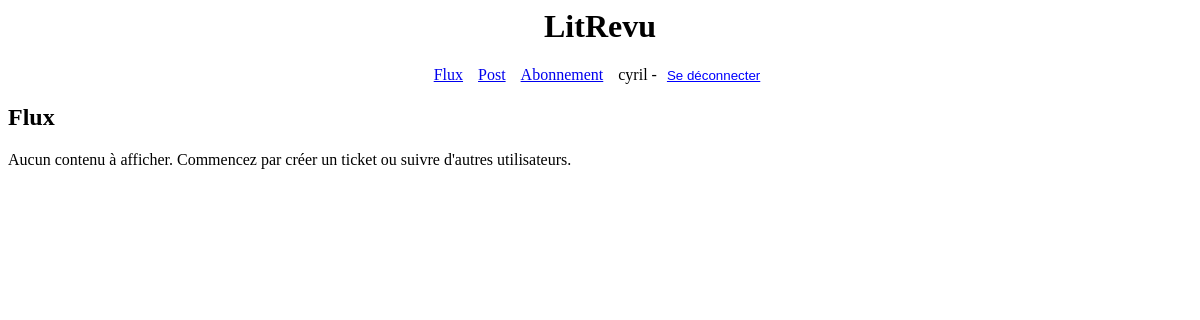
Page /flux/ (signed in) on the earlier database version.
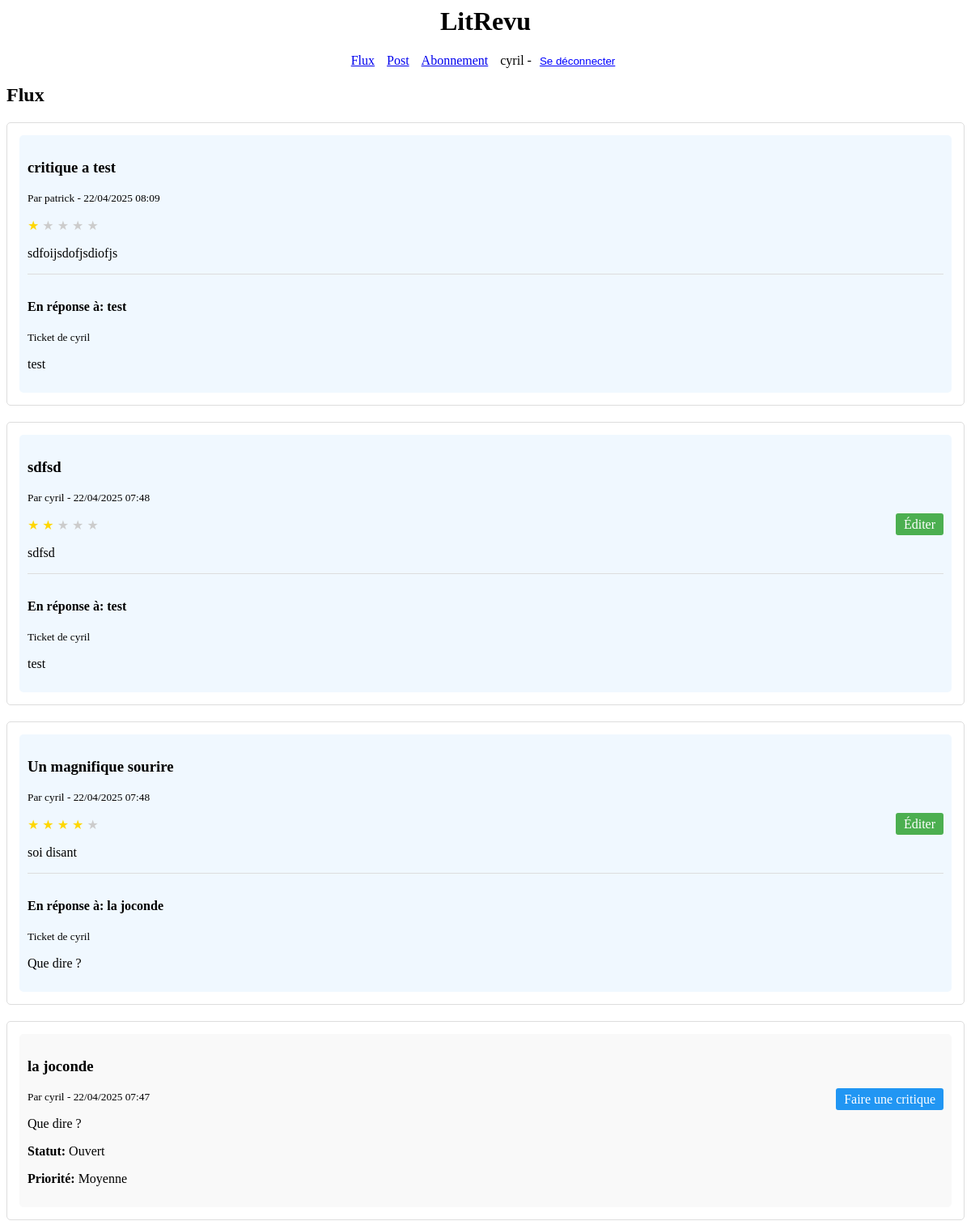
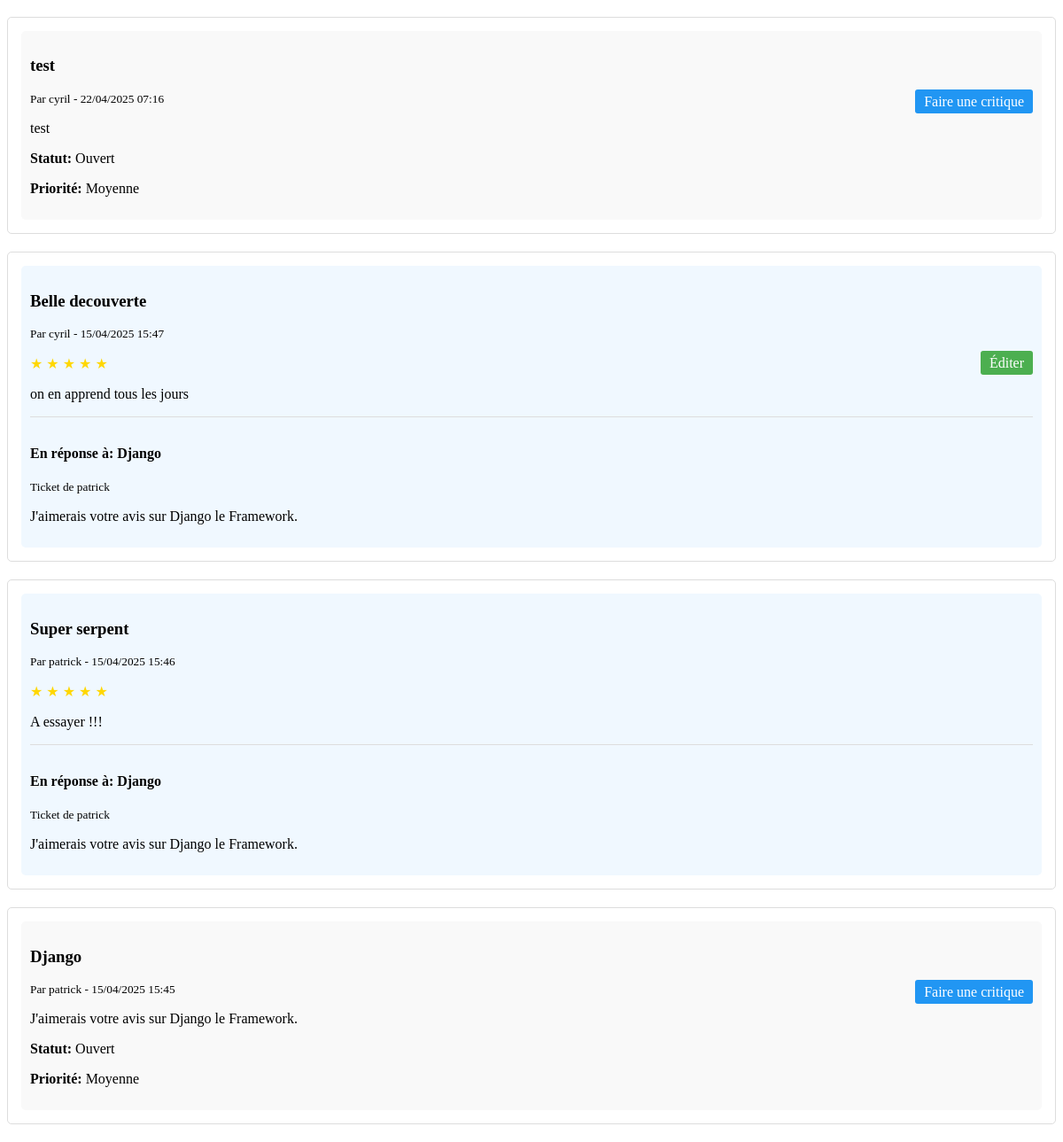
Same page on the later database version (2 pictures, top to bottom).
### app/models.py (models this page shows)
class Review(models.Model):
    ticket = models.ForeignKey(to=Ticket, on_delete=models.CASCADE)
    rating = models.PositiveSmallIntegerField(
        validators=[MinValueValidator(0), MaxValueValidator(5)])
    headline = models.CharField(max_length=128)
    body = models.TextField(max_length=2048, blank=True)
    user = models.ForeignKey(
        to=settings.AUTH_USER_MODEL, on_delete=models.CASCADE)
    time_created = models.DateTimeField(auto_now_add=True)
    is_approved = models.BooleanField(default=False)
    response = models.TextField(max_length=2048, blank=True, null=True)
    created_at = models.DateTimeField(auto_now_add=True)

class Ticket(models.Model):
    title = models.CharField(max_length=128)
    description = models.TextField(max_length=2048, blank=True)
    user = models.ForeignKey(
        to=settings.AUTH_USER_MODEL, on_delete=models.CASCADE)
    image = models.ImageField(null=True, blank=True)
    time_created = models.DateTimeField(auto_now_add=True)
    status = models.CharField(max_length=20, choices=[('open', 'Ouvert'), ('closed', 'Fermé')], default='open')
    priority = models.CharField(max_length=20, choices=[('low', 'Basse'), ('medium', 'Moyenne'), ('high', 'Haute')], default='medium')
    created_at = models.DateTimeField(auto_now_add=True)

### authentication/models.py (models this page shows)
class User(AbstractUser):
    CREATOR = 'CREATOR'
    SUBSCRIBER = 'SUBSCRIBER'
    ROLE_CHOICES = (
        (CREATOR, 'Créateur'),
        (SUBSCRIBER, 'Abonné'),
    )
    role = models.CharField(max_length=30, choices=ROLE_CHOICES, verbose_name='Role')
    profile_picture = models.ImageField(upload_to='profile_pictures/', blank=True, null=True, verbose_name='Photo de profil')
    presentation = models.TextField(blank=True, null=True, verbose_name='Présentation')

### app/views.py (the view)
# urls.py: path('flux/', views.flux, name='flux'),
@login_required
def flux(request):
    user = request.user
    followed_users = [relation.followed_user for relation in user.following.all()]
    users_to_display = [user] + followed_users
    tickets = Ticket.objects.filter(user__in=users_to_display).order_by('-created_at')
    reviews = Review.objects.filter(user__in=users_to_display).order_by('-created_at')
    feed_items = list(chain(tickets, reviews))
    feed_items.sort(key=lambda item: item.created_at, reverse=True)
    paginator = Paginator(feed_items, 10)
    page_number = request.GET.get('page', 1)
    page_obj = paginator.get_page(page_number)
    return render(request, 'app/flux.html', {
        'page_obj': page_obj,
        'is_paginated': paginator.num_pages > 1,
        'paginator': paginator,
    })

### app/templatetags/app_filters.py (called while the page is built)
@register.filter(name='class_name')
def class_name(value):
    return value.__class__.__name__

### app/templates/app/flux.html (shortened to what this page needs)
{% extends 'base.html' %}
{% load app_filters %}
{% block content %}
<h2>Flux</h2>
{% if not page_obj %}
    <p>Aucun contenu à afficher. Commencez par créer un ticket ou suivre d'autres utilisateurs.</p>
{% else %}
    {% for item in page_obj %}
        <div class="feed-item" style="margin-bottom: 20px; padding: 15px; border: 1px solid #ddd; border-radius: 5px;">
            {% if item|class_name == 'Ticket' %}
                <div class="ticket" style="background-color: #f9f9f9; padding: 10px; border-radius: 5px;">
                    <h3>{{ item.title }}</h3>
                    <p><small>Par {{ item.user.username }} - {{ item.created_at|date:"d/m/Y H:i" }}</small></p>
                    <div style="float: right; margin-top: -30px;">
                        <a href="{% url 'create_review_for_ticket' ticket_id=item.id %}" class="review-button" style="padding: 5px 10px; background-color: #2196F3; color: white; text-decoration: none; border-radius: 3px;">Faire une critique</a>
                    </div>
                    {% if item.description %}
                        <p>{{ item.description }}</p>
                    {% endif %}
                    {% if item.status %}
                        <p><strong>Statut:</strong> {{ item.get_status_display }}</p>
                    {% endif %}
                    {% if item.priority %}
                        <p><strong>Priorité:</strong> {{ item.get_priority_display }}</p>
                    {% endif %}
                </div>
            {% elif item|class_name == 'Review' %}
                <div class="review" style="background-color: #f0f8ff; padding: 10px; border-radius: 5px;">
                    <h3>{{ item.headline }}</h3>
                    <p><small>Par {{ item.user.username }} - {{ item.created_at|date:"d/m/Y H:i" }}</small></p>
                    {% if item.user == request.user %}
                    <div style="float: right;">
                        <a href="/edit_review/{{ item.id }}/" class="edit-button" style="padding: 5px 10px; background-color: #4CAF50; color: white; text-decoration: none; border-radius: 3px;">Éditer</a>
                    </div>
                    {% endif %}
                    <div class="rating" style="margin-bottom: 10px;">
                        {% for i in "12345"|make_list %}
                            {% if forloop.counter <= item.rating %}
                                <span style="color: gold;">★</span>
                            {% else %}
                                <span style="color: #ccc;">★</span>
                            {% endif %}
                        {% endfor %}
                    </div>
                    {% if item.body %}
                        <p>{{ item.body }}</p>
                    {% endif %}
                    <div class="ticket-reference" style="margin-top: 15px; border-top: 1px solid #ddd; padding-top: 10px;">
                        <h4>En réponse à: {{ item.ticket.title }}</h4>
                        <p><small>Ticket de {{ item.ticket.user.username }}</small></p>
                        {% if item.ticket.description %}
                            <p>{{ item.ticket.description|truncatewords:20 }}</p>
                        {% endif %}
                    </div>
                </div>
            {% endif %}
        </div>
    {% endfor %}
{% endif %}
{% endblock %}

Differences in the rows shown:
added Review: headline "critique a test", user.username "patrick", created_at "22/04/2025 08:09", rating 1 (drawn), body "sdfoijsdofjsdiofjs", ticket "test", ticket.user.username "cyril", ticket.description "test"
added Review: headline "sdfsd", user.username "cyril", created_at "22/04/2025 07:48", rating 2 (drawn), body "sdfsd", ticket "test", ticket.user.username "cyril", ticket.description "test"
added Review: headline "Un magnifique sourire", user.username "cyril", created_at "22/04/2025 07:48", rating 4 (drawn), body "soi disant", ticket "la joconde", ticket.user.username "cyril", ticket.description "Que dire ?"
added Ticket: title "la joconde", user.username "cyril", created_at "22/04/2025 07:47", description "Que dire ?", status "Ouvert", priority "Moyenne"
added Ticket: title "test", user.username "cyril", created_at "22/04/2025 07:16", description "test", status "Ouvert", priority "Moyenne"
added Review: headline "Belle decouverte", user.username "cyril", created_at "15/04/2025 15:47", rating 5 (drawn), body "on en apprend tous les jours", ticket "Django", ticket.user.username "patrick", ticket.description "J'aimerais votre avis sur Django le Framework."
added Review: headline "Super serpent", user.username "patrick", created_at "15/04/2025 15:46", rating 5 (drawn), body "A essayer !!!", ticket "Django", ticket.user.username "patrick", ticket.description "J'aimerais votre avis sur Django le Framework."
added Ticket: title "Django", user.username "patrick", created_at "15/04/2025 15:45", description "J'aimerais votre avis sur Django le Framework.", status "Ouvert", priority "Moyenne"
Other differences:
text no longer shown: "Aucun contenu à afficher. Commencez par créer un ticket ou suivre d'autres utilisateurs."
